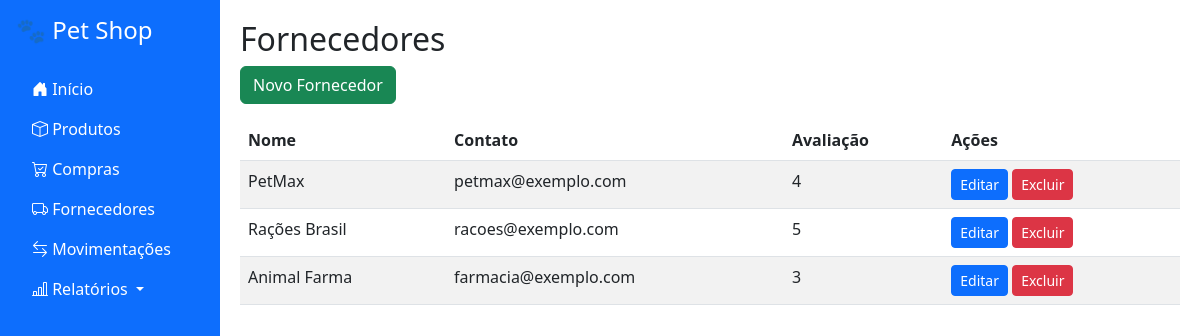
Screenshot of /fornecedores with the database file from the repository.
### app/models.py (models this page shows)
class Fornecedor(db.Model):
    id = db.Column(db.Integer, primary_key=True)
    nome = db.Column(db.String(100), nullable=False)
    contato = db.Column(db.String(100))
    avaliacao = db.Column(db.Integer)

### app/routes.py (the view)
@app.route("/fornecedores")
def listar_fornecedores():
    fornecedores = Fornecedor.query.all()
    return render_template("fornecedores.html", fornecedores=fornecedores)

### app/templates/fornecedores.html
{% extends 'base.html' %}
{% block content %}
<h2>Fornecedores</h2>
<a class="btn btn-success mb-3" href="{{ url_for('novo_fornecedor') }}">Novo Fornecedor</a>
<table class="table table-striped">
    <thead>
        <tr>
            <th>Nome</th>
            <th>Contato</th>
            <th>Avaliação</th>
            <th>Ações</th>
        </tr>
    </thead>
    <tbody>
        {% for f in fornecedores %}
        <tr>
            <td>{{ f.nome }}</td>
            <td>{{ f.contato }}</td>
            <td>{{ f.avaliacao }}</td>
            <td>
                <a class="btn btn-sm btn-primary" href="{{ url_for('editar_fornecedor', id=f.id) }}">Editar</a>
                <form action="{{ url_for('excluir_fornecedor', id=f.id) }}" method="post" style="display:inline;">
                    <button type="submit" class="btn btn-sm btn-danger" onclick="return confirm('Deseja excluir?')">Excluir</button>
                </form>
            </td>
        </tr>
        {% endfor %}
    </tbody>
</table>
{% endblock %}

### app/templates/base.html (style rules this page uses)
body { display: flex; }

### rows the page displays
Fornecedor: nome "PetMax", contato "petmax@exemplo.com", avaliacao "4"
Fornecedor: nome "Rações Brasil", contato "racoes@exemplo.com", avaliacao "5"
Fornecedor: nome "Animal Farma", contato "farmacia@exemplo.com", avaliacao "3"
